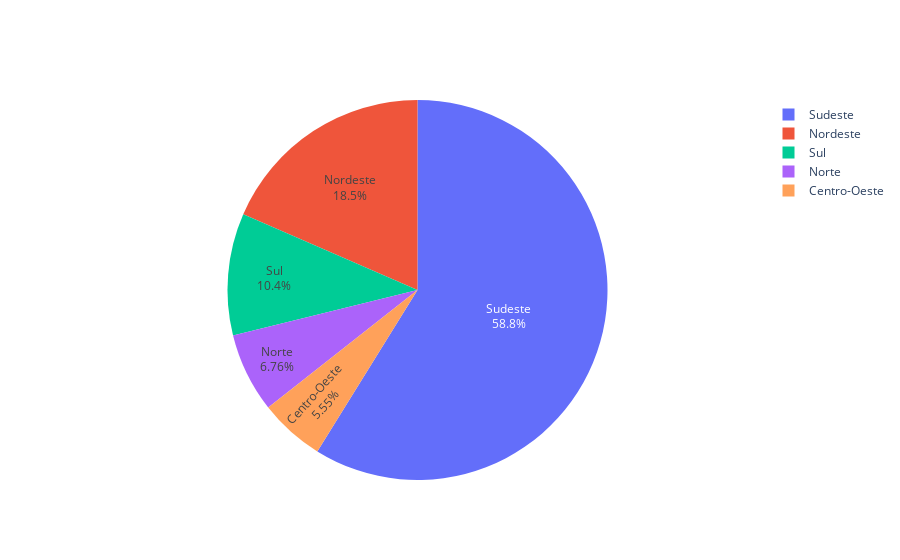

The notebook cell this image was saved under:
### Code cell
labels = ['Norte','Sul','Nordeste','Centro-Oeste','Sudeste']
values = [norte.Norte.max(),sul.Sul.max(), nordeste.Nordeste.max(),centroOeste.CentroOeste.max(),sudeste.Sudeste.max()]

fig = go.Figure(data=[go.Pie(labels=labels, values=values, textinfo='label+percent')])
fig.show()

### Figure 1 — Plotly figure (JSON) as saved in the notebook; plotly's stock layout.template omitted (floating-point values rounded to 4 significant figures)
{"data": [{"labels": ["Norte", "Sul", "Nordeste", "Centro-Oeste", "Sudeste"], "textinfo": "label+percent", "type": "pie", "values": [935, 1436, 2555, 767, 8138]}], "layout": {}}
